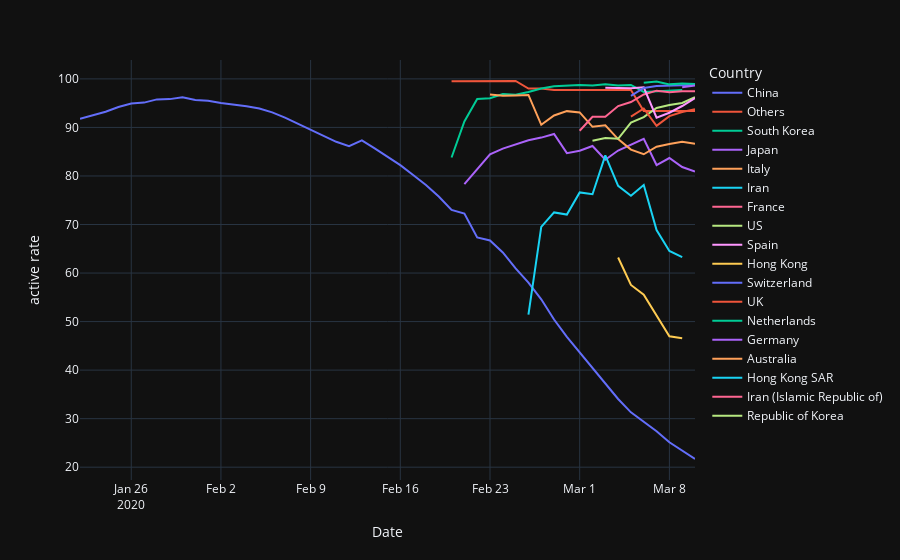

Notebook source saved alongside this figure:
### Code cell
# Checking if the Active Rate is accelerating or decellerating
act_1=df1.copy()

act_1 = act_1.groupby(['Date','Country']).agg({'Confirmed':['sum'], 'Recovered':['sum'],'Deaths':['sum'],'Active':['sum']})
act_1.columns=['Confirmed All', 'Recovered All', 'Death All','Active All']
act_1=act_1.reset_index()
act_1=act_1[act_1['Death All']!=0]
act_1=act_1[act_1['Confirmed All']!=0]
act_1=act_1[act_1['Active All']!=0]
act_1['active rate']=act_1.apply(lambda row:((row['Active All']+1)/(row['Confirmed All']+1))*100,axis=1)
#filtering out where mortality rate is more than 10
a= act_1[act_1['active rate'] >10]
# print(a.head(10))
# Filtering the data to take into consideration those contry with more than 100 confirmed cases
aa=a[a['Confirmed All']>100]
fig=px.line(aa, x='Date', y='active rate', color='Country',line_group='Country',hover_name='Country')
fig.update_layout(template='plotly_dark')
fig.show(0)

### Figure 1 — Plotly figure (JSON) as saved in the notebook; plotly's stock layout.template omitted (floating-point values rounded to 4 significant figures)
{"data": [{"hoverlabel": {"namelength": 0}, "hovertemplate": "<b>%{hovertext}</b><br><br>Country=China<br>Date=%{x}<br>active rate=%{y}", "hovertext": ["China", "China", "China", "China", "China", "China", "China", "China", "China", "China", "China", "China", "China", "China", "China", "China", "China", "China", "China", "China", "China", "China", "China", "China", "China", "China", "China", "China", "China", "China", "China", "China", "China", "China", "China", "China", "China", "China", "China", "China", "China", "China", "China", "China", "China", "China", "China", "China", "China"], "legendgroup": "China", "line": {"color": "#636efa", "dash": "solid"}, "mode": "lines", "name": "China", "showlegend": true, "type": "scatter", "x": ["2020-01-22T00:00:00", "2020-01-23T00:00:00", "2020-01-24T00:00:00", "2020-01-25T00:00:00", "2020-01-26T00:00:00", "2020-01-27T00:00:00", "2020-01-28T00:00:00", "2020-01-29T00:00:00", "2020-01-30T00:00:00", "2020-01-31T00:00:00", "2020-02-01T00:00:00", "2020-02-02T00:00:00", "2020-02-03T00:00:00", "2020-02-04T00:00:00", "2020-02-05T00:00:00", "2020-02-06T00:00:00", "2020-02-07T00:00:00", "2020-02-08T00:00:00", "2020-02-09T00:00:00", "2020-02-10T00:00:00", "2020-02-11T00:00:00", "2020-02-12T00:00:00", "2020-02-13T00:00:00", "2020-02-14T00:00:00", "2020-02-15T00:00:00", "2020-02-16T00:00:00", "2020-02-17T00:00:00", "2020-02-18T00:00:00", "2020-02-19T00:00:00", "2020-02-20T00:00:00", "2020-02-21T00:00:00", "2020-02-22T00:00:00", "2020-02-23T00:00:00", "2020-02-24T00:00:00", "2020-02-25T00:00:00", "2020-02-26T00:00:00", "2020-02-27T00:00:00", "2020-02-28T00:00:00", "2020-02-29T00:00:00", "2020-03-01T00:00:00", "2020-03-02T00:00:00", "2020-03-03T00:00:00", "2020-03-04T00:00:00", "2020-03-05T00:00:00", "2020-03-06T00:00:00", "2020-03-07T00:00:00", "2020-03-08T00:00:00", "2020-03-09T00:00:00", "2020-03-10T00:00:00"], "xaxis": "x", "y": [91.79, 92.5, 93.24, 94.21, 94.91, 95.11, 95.78, 95.83, 96.23, 95.64, 95.5, 95.04, 94.72, 94.37, 93.88, 93.1, 92.03, 90.76, 89.64, 88.35, 87.04, 86.14, 87.33, 85.68, 83.97, 82.24, 80.21, 78.15, 75.77, 73.02, 72.27, 67.33, 66.71, 64.25, 60.97, 58.03, 54.6, 50.42, 46.86, 43.64, 40.37, 37.18, 34.05, 31.3, 29.34, 27.41, 25.13, 23.39, 21.69], "yaxis": "y"}, {"hoverlabel": {"namelength": 0}, "hovertemplate": "<b>%{hovertext}</b><br><br>Country=Others<br>Date=%{x}<br>active rate=%{y}", "hovertext": ["Others", "Others", "Others", "Others", "Others", "Others", "Others", "Others", "Others", "Others", "Others", "Others", "Others", "Others", "Others", "Others", "Others", "Others", "Others", "Others"], "legendgroup": "Others", "line": {"color": "#EF553B", "dash": "solid"}, "mode": "lines", "name": "Others", "showlegend": true, "type": "scatter", "x": ["2020-02-20T00:00:00", "2020-02-21T00:00:00", "2020-02-22T00:00:00", "2020-02-23T00:00:00", "2020-02-24T00:00:00", "2020-02-25T00:00:00", "2020-02-26T00:00:00", "2020-02-27T00:00:00", "2020-02-28T00:00:00", "2020-02-29T00:00:00", "2020-03-01T00:00:00", "2020-03-02T00:00:00", "2020-03-03T00:00:00", "2020-03-04T00:00:00", "2020-03-05T00:00:00", "2020-03-06T00:00:00", "2020-03-07T00:00:00", "2020-03-08T00:00:00", "2020-03-09T00:00:00", "2020-03-10T00:00:00"], "xaxis": "x", "y": [99.53, 99.53, 99.53, 99.57, 99.57, 99.57, 98.02, 98.02, 97.73, 97.73, 97.73, 97.73, 97.74, 97.74, 97.74, 93.4, 93.4, 93.4, 93.4, 93.4], "yaxis": "y"}, {"hoverlabel": {"namelength": 0}, "hovertemplate": "<b>%{hovertext}</b><br><br>Country=South Korea<br>Date=%{x}<br>active rate=%{y}", "hovertext": ["South Korea", "South Korea", "South Korea", "South Korea", "South Korea", "South Korea", "South Korea", "South Korea", "South Korea", "South Korea", "South Korea", "South Korea", "South Korea", "South Korea", "South Korea", "South Korea", "South Korea", "South Korea", "South Korea"], "legendgroup": "South Korea", "line": {"color": "#00cc96", "dash": "solid"}, "mode": "lines", "name": "South Korea", "showlegend": true, "type": "scatter", "x": ["2020-02-20T00:00:00", "2020-02-21T00:00:00", "2020-02-22T00:00:00", "2020-02-23T00:00:00", "2020-02-24T00:00:00", "2020-02-25T00:00:00", "2020-02-26T00:00:00", "2020-02-27T00:00:00", "2020-02-28T00:00:00", "2020-02-29T00:00:00", "2020-03-01T00:00:00", "2020-03-02T00:00:00", "2020-03-03T00:00:00", "2020-03-04T00:00:00", "2020-03-05T00:00:00", "2020-03-06T00:00:00", "2020-03-07T00:00:00", "2020-03-08T00:00:00", "2020-03-09T00:00:00"], "xaxis": "x", "y": [83.81, 91.22, 95.85, 96.02, 96.88, 96.73, 97.31, 98.02, 98.5, 98.64, 98.74, 98.66, 98.88, 98.65, 98.75, 97.32, 97.46, 97.7, 97.71], "yaxis": "y"}, {"hoverlabel": {"namelength": 0}, "hovertemplate": "<b>%{hovertext}</b><br><br>Country=Japan<br>Date=%{x}<br>active rate=%{y}", "hovertext": ["Japan", "Japan", "Japan", "Japan", "Japan", "Japan", "Japan", "Japan", "Japan", "Japan", "Japan", "Japan", "Japan", "Japan", "Japan", "Japan", "Japan", "Japan", "Japan"], "legendgroup": "Japan", "line": {"color": "#ab63fa", "dash": "solid"}, "mode": "lines", "name": "Japan", "showlegend": true, "type": "scatter", "x": ["2020-02-21T00:00:00", "2020-02-22T00:00:00", "2020-02-23T00:00:00", "2020-02-24T00:00:00", "2020-02-25T00:00:00", "2020-02-26T00:00:00", "2020-02-27T00:00:00", "2020-02-28T00:00:00", "2020-02-29T00:00:00", "2020-03-01T00:00:00", "2020-03-02T00:00:00", "2020-03-03T00:00:00", "2020-03-04T00:00:00", "2020-03-05T00:00:00", "2020-03-06T00:00:00", "2020-03-07T00:00:00", "2020-03-08T00:00:00", "2020-03-09T00:00:00", "2020-03-10T00:00:00"], "xaxis": "x", "y": [78.3, 81.3, 84.46, 85.62, 86.55, 87.37, 87.91, 88.65, 84.71, 85.21, 86.18, 83.33, 85.24, 86.43, 87.65, 82.25, 83.7, 81.84, 80.93], "yaxis": "y"}, {"hoverlabel": {"namelength": 0}, "hovertemplate": "<b>%{hovertext}</b><br><br>Country=Italy<br>Date=%{x}<br>active rate=%{y}", "hovertext": ["Italy", "Italy", "Italy", "Italy", "Italy", "Italy", "Italy", "Italy", "Italy", "Italy", "Italy", "Italy", "Italy", "Italy", "Italy", "Italy", "Italy"], "legendgroup": "Italy", "line": {"color": "#FFA15A", "dash": "solid"}, "mode": "lines", "name": "Italy", "showlegend": true, "type": "scatter", "x": ["2020-02-23T00:00:00", "2020-02-24T00:00:00", "2020-02-25T00:00:00", "2020-02-26T00:00:00", "2020-02-27T00:00:00", "2020-02-28T00:00:00", "2020-02-29T00:00:00", "2020-03-01T00:00:00", "2020-03-02T00:00:00", "2020-03-03T00:00:00", "2020-03-04T00:00:00", "2020-03-05T00:00:00", "2020-03-06T00:00:00", "2020-03-07T00:00:00", "2020-03-08T00:00:00", "2020-03-09T00:00:00", "2020-03-10T00:00:00"], "xaxis": "x", "y": [96.79, 96.52, 96.59, 96.7, 90.55, 92.46, 93.36, 93.1, 90.13, 90.45, 87.61, 85.44, 84.47, 86.03, 86.61, 87.06, 86.65], "yaxis": "y"}, {"hoverlabel": {"namelength": 0}, "hovertemplate": "<b>%{hovertext}</b><br><br>Country=Iran<br>Date=%{x}<br>active rate=%{y}", "hovertext": ["Iran", "Iran", "Iran", "Iran", "Iran", "Iran", "Iran", "Iran", "Iran", "Iran", "Iran", "Iran", "Iran"], "legendgroup": "Iran", "line": {"color": "#19d3f3", "dash": "solid"}, "mode": "lines", "name": "Iran", "showlegend": true, "type": "scatter", "x": ["2020-02-26T00:00:00", "2020-02-27T00:00:00", "2020-02-28T00:00:00", "2020-02-29T00:00:00", "2020-03-01T00:00:00", "2020-03-02T00:00:00", "2020-03-03T00:00:00", "2020-03-04T00:00:00", "2020-03-05T00:00:00", "2020-03-06T00:00:00", "2020-03-07T00:00:00", "2020-03-08T00:00:00", "2020-03-09T00:00:00"], "xaxis": "x", "y": [51.43, 69.51, 72.49, 72.05, 76.61, 76.23, 84.25, 77.97, 75.92, 78.16, 68.85, 64.55, 63.26], "yaxis": "y"}, {"hoverlabel": {"namelength": 0}, "hovertemplate": "<b>%{hovertext}</b><br><br>Country=France<br>Date=%{x}<br>active rate=%{y}", "hovertext": ["France", "France", "France", "France", "France", "France", "France", "France", "France", "France"], "legendgroup": "France", "line": {"color": "#FF6692", "dash": "solid"}, "mode": "lines", "name": "France", "showlegend": true, "type": "scatter", "x": ["2020-03-01T00:00:00", "2020-03-02T00:00:00", "2020-03-03T00:00:00", "2020-03-04T00:00:00", "2020-03-05T00:00:00", "2020-03-06T00:00:00", "2020-03-07T00:00:00", "2020-03-08T00:00:00", "2020-03-09T00:00:00", "2020-03-10T00:00:00"], "xaxis": "x", "y": [89.31, 92.19, 92.2, 94.41, 95.24, 96.79, 97.58, 97.25, 97.44, 97.48], "yaxis": "y"}, {"hoverlabel": {"namelength": 0}, "hovertemplate": "<b>%{hovertext}</b><br><br>Country=US<br>Date=%{x}<br>active rate=%{y}", "hovertext": ["US", "US", "US", "US", "US", "US", "US", "US", "US"], "legendgroup": "US", "line": {"color": "#B6E880", "dash": "solid"}, "mode": "lines", "name": "US", "showlegend": true, "type": "scatter", "x": ["2020-03-02T00:00:00", "2020-03-03T00:00:00", "2020-03-04T00:00:00", "2020-03-05T00:00:00", "2020-03-06T00:00:00", "2020-03-07T00:00:00", "2020-03-08T00:00:00", "2020-03-09T00:00:00", "2020-03-10T00:00:00"], "xaxis": "x", "y": [87.25, 87.8, 87.66, 90.99, 92.11, 94.02, 94.61, 95.05, 96.25], "yaxis": "y"}, {"hoverlabel": {"namelength": 0}, "hovertemplate": "<b>%{hovertext}</b><br><br>Country=Spain<br>Date=%{x}<br>active rate=%{y}", "hovertext": ["Spain", "Spain", "Spain", "Spain", "Spain", "Spain", "Spain", "Spain"], "legendgroup": "Spain", "line": {"color": "#FF97FF", "dash": "solid"}, "mode": "lines", "name": "Spain", "showlegend": true, "type": "scatter", "x": ["2020-03-03T00:00:00", "2020-03-04T00:00:00", "2020-03-05T00:00:00", "2020-03-06T00:00:00", "2020-03-07T00:00:00", "2020-03-08T00:00:00", "2020-03-09T00:00:00", "2020-03-10T00:00:00"], "xaxis": "x", "y": [98.19, 98.21, 98.08, 98.25, 92.02, 93.03, 94.41, 96.05], "yaxis": "y"}, {"hoverlabel": {"namelength": 0}, "hovertemplate": "<b>%{hovertext}</b><br><br>Country=Hong Kong<br>Date=%{x}<br>active rate=%{y}", "hovertext": ["Hong Kong", "Hong Kong", "Hong Kong", "Hong Kong", "Hong Kong", "Hong Kong"], "legendgroup": "Hong Kong", "line": {"color": "#FECB52", "dash": "solid"}, "mode": "lines", "name": "Hong Kong", "showlegend": true, "type": "scatter", "x": ["2020-03-04T00:00:00", "2020-03-05T00:00:00", "2020-03-06T00:00:00", "2020-03-07T00:00:00", "2020-03-08T00:00:00", "2020-03-09T00:00:00"], "xaxis": "x", "y": [63.21, 57.55, 55.56, 51.38, 46.96, 46.55], "yaxis": "y"}, {"hoverlabel": {"namelength": 0}, "hovertemplate": "<b>%{hovertext}</b><br><br>Country=Switzerland<br>Date=%{x}<br>active rate=%{y}", "hovertext": ["Switzerland", "Switzerland", "Switzerland", "Switzerland", "Switzerland", "Switzerland"], "legendgroup": "Switzerland", "line": {"color": "#636efa", "dash": "solid"}, "mode": "lines", "name": "Switzerland", "showlegend": true, "type": "scatter", "x": ["2020-03-05T00:00:00", "2020-03-06T00:00:00", "2020-03-07T00:00:00", "2020-03-08T00:00:00", "2020-03-09T00:00:00", "2020-03-10T00:00:00"], "xaxis": "x", "y": [96.52, 98.14, 98.51, 98.52, 98.67, 98.78], "yaxis": "y"}, {"hoverlabel": {"namelength": 0}, "hovertemplate": "<b>%{hovertext}</b><br><br>Country=UK<br>Date=%{x}<br>active rate=%{y}", "hovertext": ["UK", "UK", "UK", "UK", "UK", "UK"], "legendgroup": "UK", "line": {"color": "#EF553B", "dash": "solid"}, "mode": "lines", "name": "UK", "showlegend": true, "type": "scatter", "x": ["2020-03-05T00:00:00", "2020-03-06T00:00:00", "2020-03-07T00:00:00", "2020-03-08T00:00:00", "2020-03-09T00:00:00", "2020-03-10T00:00:00"], "xaxis": "x", "y": [92.24, 93.9, 90.34, 92.34, 93.17, 93.73], "yaxis": "y"}, {"hoverlabel": {"namelength": 0}, "hovertemplate": "<b>%{hovertext}</b><br><br>Country=Netherlands<br>Date=%{x}<br>active rate=%{y}", "hovertext": ["Netherlands", "Netherlands", "Netherlands", "Netherlands", "Netherlands"], "legendgroup": "Netherlands", "line": {"color": "#00cc96", "dash": "solid"}, "mode": "lines", "name": "Netherlands", "showlegend": true, "type": "scatter", "x": ["2020-03-06T00:00:00", "2020-03-07T00:00:00", "2020-03-08T00:00:00", "2020-03-09T00:00:00", "2020-03-10T00:00:00"], "xaxis": "x", "y": [99.22, 99.47, 98.87, 99.07, 98.96], "yaxis": "y"}, {"hoverlabel": {"namelength": 0}, "hovertemplate": "<b>%{hovertext}</b><br><br>Country=Germany<br>Date=%{x}<br>active rate=%{y}", "hovertext": ["Germany", "Germany"], "legendgroup": "Germany", "line": {"color": "#ab63fa", "dash": "solid"}, "mode": "lines", "name": "Germany", "showlegend": true, "type": "scatter", "x": ["2020-03-09T00:00:00", "2020-03-10T00:00:00"], "xaxis": "x", "y": [98.3, 98.63], "yaxis": "y"}, {"hoverlabel": {"namelength": 0}, "hovertemplate": "<b>%{hovertext}</b><br><br>Country=Australia<br>Date=%{x}<br>active rate=%{y}", "hovertext": ["Australia"], "legendgroup": "Australia", "line": {"color": "#FFA15A", "dash": "solid"}, "mode": "lines", "name": "Australia", "showlegend": true, "type": "scatter", "x": ["2020-03-10T00:00:00"], "xaxis": "x", "y": [77.78], "yaxis": "y"}, {"hoverlabel": {"namelength": 0}, "hovertemplate": "<b>%{hovertext}</b><br><br>Country=Hong Kong SAR<br>Date=%{x}<br>active rate=%{y}", "hovertext": ["Hong Kong SAR"], "legendgroup": "Hong Kong SAR", "line": {"color": "#19d3f3", "dash": "solid"}, "mode": "lines", "name": "Hong Kong SAR", "showlegend": true, "type": "scatter", "x": ["2020-03-10T00:00:00"], "xaxis": "x", "y": [43.8], "yaxis": "y"}, {"hoverlabel": {"namelength": 0}, "hovertemplate": "<b>%{hovertext}</b><br><br>Country=Iran (Islamic Republic of)<br>Date=%{x}<br>active rate=%{y}", "hovertext": ["Iran (Islamic Republic of)"], "legendgroup": "Iran (Islamic Republic of)", "line": {"color": "#FF6692", "dash": "solid"}, "mode": "lines", "name": "Iran (Islamic Republic of)", "showlegend": true, "type": "scatter", "x": ["2020-03-10T00:00:00"], "xaxis": "x", "y": [62.43], "yaxis": "y"}, {"hoverlabel": {"namelength": 0}, "hovertemplate": "<b>%{hovertext}</b><br><br>Country=Republic of Korea<br>Date=%{x}<br>active rate=%{y}", "hovertext": ["Republic of Korea"], "legendgroup": "Republic of Korea", "line": {"color": "#B6E880", "dash": "solid"}, "mode": "lines", "name": "Republic of Korea", "showlegend": true, "type": "scatter", "x": ["2020-03-10T00:00:00"], "xaxis": "x", "y": [95.99], "yaxis": "y"}], "layout": {"legend": {"title": {"text": "Country"}, "tracegroupgap": 0}, "margin": {"t": 60}, "xaxis": {"anchor": "y", "domain": [0, 1], "title": {"text": "Date"}}, "yaxis": {"anchor": "x", "domain": [0, 1], "title": {"text": "active rate"}}}}
